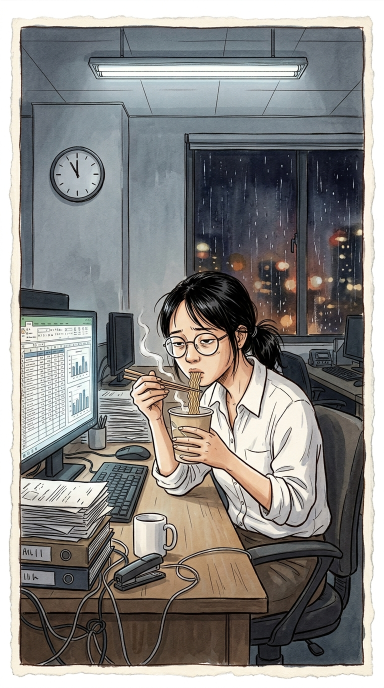
#> input picture art/raw/intro-f/intro-1.png, 768 x 1376 px, found by its file name (shown at 1/2 size); its folder holds only this picture in this run
$ python _introf_prep.py
#> lines starting #> are read from the running program, lines starting #| are printed output that depends on the picture

import os
from PIL import Image
R = r"F:\AntiGravity\Games\quan-bun"
RAW = os.path.join(R, "art", "raw", "intro-f")
PUB = os.path.join(R, "public", "art", "intro", "f"); os.makedirs(PUB, exist_ok=True)
out = []
for n in ["intro-1", "intro-2", "intro-3", "intro-4"]:
    p = os.path.join(RAW, n + ".png")
    if not os.path.exists(p): continue
    im = Image.open(p).convert("RGB"); im.thumbnail((900, 1200))
#> further down, im is the input picture: PIL image 768x1376 RGB; mean R, G, B 137.1, 135.4, 133
#> after `im.thumbnail((900, 1200))`:
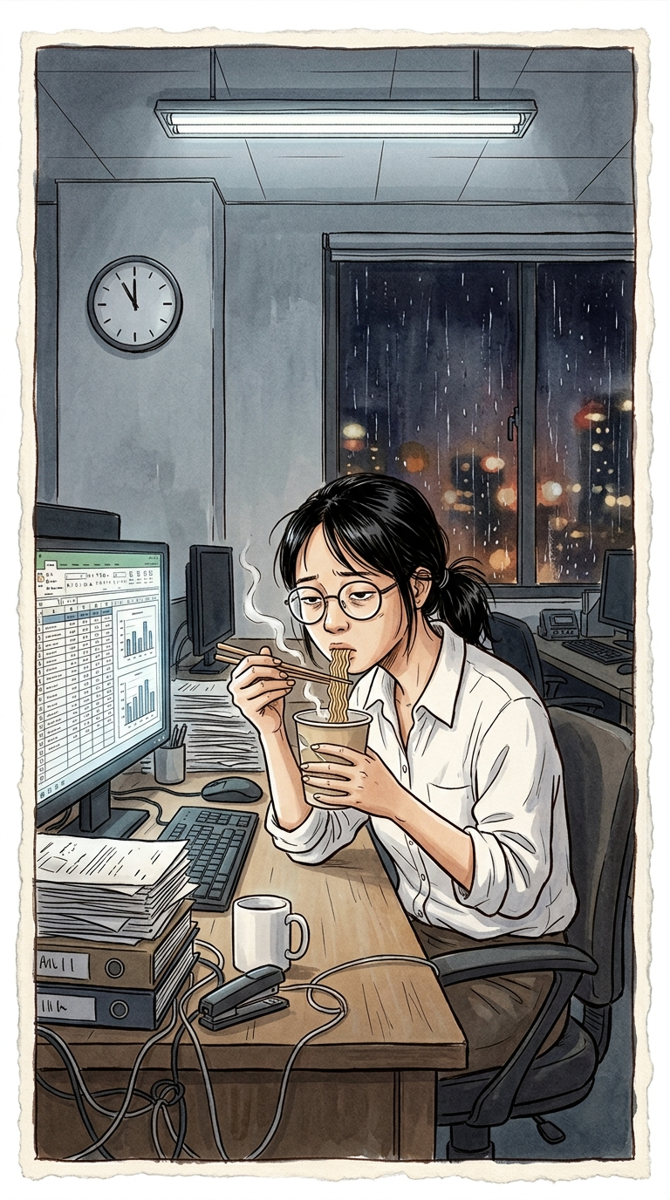
#> im: PIL image 670x1200 RGB; mean R, G, B 137.1, 135.4, 133
    q = os.path.join(PUB, n + ".webp"); im.save(q, "WEBP", quality=82, method=6)
    im.resize((320, 427)).save(os.path.join(RAW, n + "-small.jpg"), quality=78)
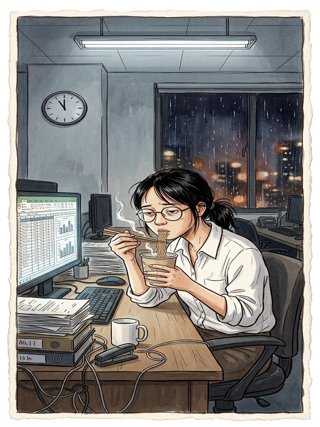
#> saved as intro-1-small.jpg: PIL image 320x427 RGB; mean R, G, B 137.1, 135.4, 133
    out.append((n, im.size, os.path.getsize(q)))
print(out)
